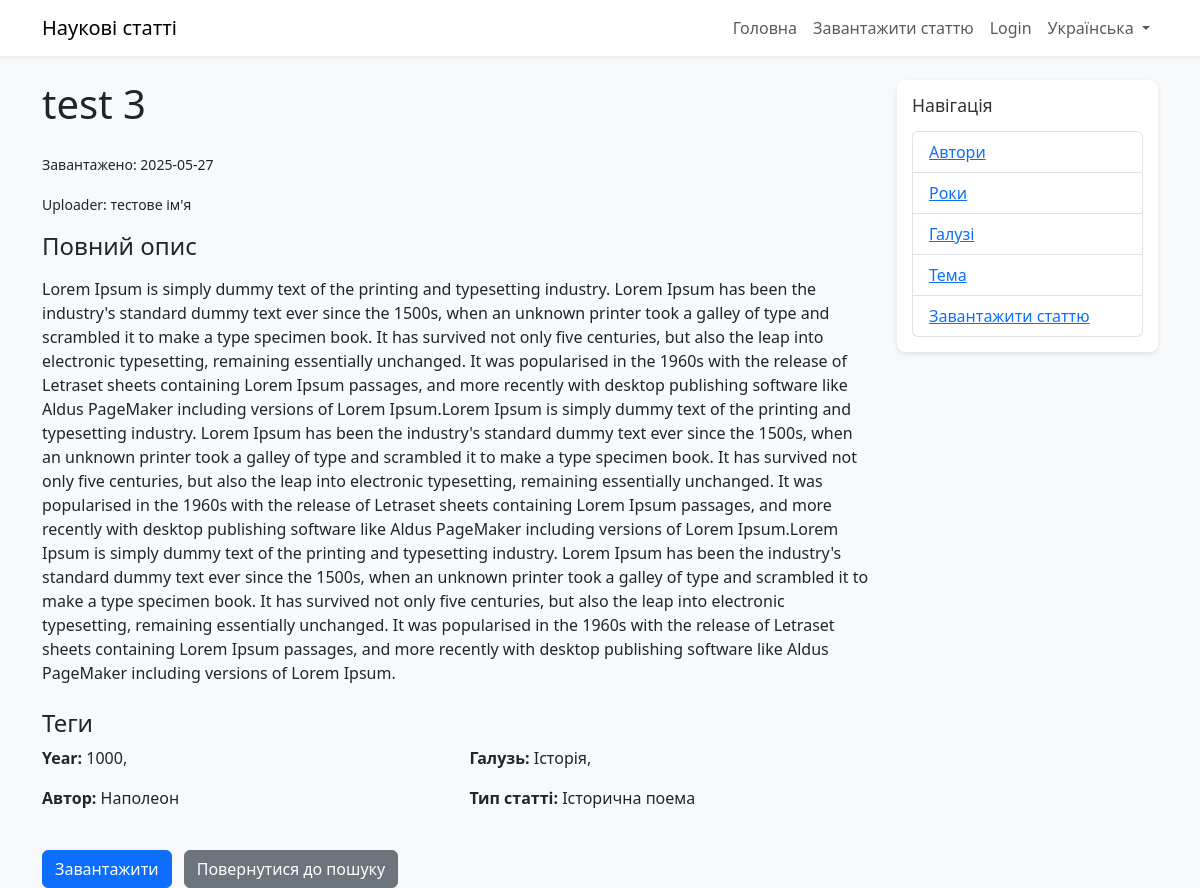
/uk/paper/2/, run on the app's committed database.
### papers/models.py (models this page shows, shortened)
class Paper(models.Model):
    title = models.CharField(max_length=200)
    description = models.TextField()
    creation_year = models.IntegerField(null=True, blank=True)  # Made optional
    file = models.FileField(upload_to='papers/')
    upload_date = models.DateTimeField(auto_now_add=True)
    view_count = models.IntegerField(default=0)
    tags = models.ManyToManyField('Tag', related_name='papers')
    uploader_name = models.CharField(max_length=100, blank=True, null=True)  # For unauthenticated users
    STATUS_CHOICES = (
        ('pending', 'Pending'),
        ('approved', 'Approved'),
        ('rejected', 'Rejected'),
    )
    status = models.CharField(max_length=20, choices=STATUS_CHOICES, default='pending')

class Tag(models.Model):
    name = models.CharField(max_length=100)
    category = models.CharField(max_length=50)
    STATUS_CHOICES = (
        ('pending', 'Pending'),
        ('approved', 'Approved'),
        ('rejected', 'Rejected'),
    )
    status = models.CharField(max_length=20, choices=STATUS_CHOICES, default='approved')  # Existing tags are approved

### papers/views.py (the view)
# urls.py: path('paper/<int:paper_id>/', views.paper_detail, name='paper_detail'),
def paper_detail(request, paper_id):
    paper = get_object_or_404(Paper, id=paper_id)
    all_tags = paper.tags.all()  # Get all tags associated with the paper
    return render(request, 'papers/paper_detail.html', {'paper': paper, 'all_tags': all_tags})

### papers/templates/papers/paper_detail.html (shortened to what this page needs)
<!DOCTYPE html>
{% load i18n static %}
{% get_current_language as LANGUAGE_CODE %}
{% get_language_info for LANGUAGE_CODE as lang_info %}
<html lang="{{ LANGUAGE_CODE }}">
<head>
    <link href="https://cdn.jsdelivr.net/npm/bootstrap@5.3.0/dist/css/bootstrap.min.css" rel="stylesheet">
    <link rel="stylesheet" href="{% static 'papers/css/styles.css' %}">
</head>
<body class="bg-light">
    <nav class="navbar navbar-expand-lg navbar-light bg-white shadow-sm">
        <div class="container">
            <a class="navbar-brand" href="{% url 'home' %}">{% trans "Наукові статті" %}</a>
            <div class="collapse navbar-collapse" id="navbarNav">
                <ul class="navbar-nav ms-auto">
                    <li class="nav-item">
                        <a class="nav-link" href="{% url 'home' %}">{% trans "Головна" %}</a>
                    </li>
                    <li class="nav-item">
                        <a class="nav-link" href="{% url 'upload_paper' %}">{% trans "Завантажити статтю" %}</a>
                    </li>
                    {% if user.is_authenticated %}
                    <li class="nav-item">
                        <a class="nav-link" href="{% url 'logout' %}">{% trans "Logout" %}</a>
                    </li>
                    {% else %}
                    <li class="nav-item">
                        <a class="nav-link" href="{% url 'login' %}">{% trans "Login" %}</a>
                    </li>
                    {% endif %}
                    <li class="nav-item dropdown">
                        <a class="nav-link dropdown-toggle" href="#" id="languageDropdown" role="button" data-bs-toggle="dropdown">
                            {{ lang_info.name_local }}
                        </a>
                    </li>
                </ul>
            </div>
        </div>
    </nav>
    <div class="container mt-4">
        <div class="row">
            <div class="col-lg-9">
                <h1 class="mb-4">{{ paper.title }}</h1>
                <p><small>{% trans "Uploaded" %}: {{ paper.upload_date|date:"Y-m-d" }}</small></p>
                {% if paper.uploader_name %}
                <p><small>{% trans "Uploader" %}: {{ paper.uploader_name }}</small></p>
                {% endif %}
                <div class="mb-4">
                    <h4>{% trans "Full Description" %}</h4>
                    <p>{{ paper.description|linebreaks }}</p>
                </div>
                <div class="mb-4">
                    <h4>{% trans "Tags" %}</h4>
                    {% if all_tags %}
                    <div class="row">
                        <div class="col-md-6">
                            <p><strong>{% trans "Year" %}:</strong>
                                {% for tag in all_tags %}
                                    {% if tag.category == 'year' %}{{ tag.name }}{% if not forloop.last and not forloop.first %}, {% endif %}{% endif %}
                                {% endfor %}
                            </p>
                            <p><strong>{% trans "Author" %}:</strong>
                                {% for tag in all_tags %}
                                    {% if tag.category == 'author' %}{{ tag.name }}{% if not forloop.last and not forloop.first %}, {% endif %}{% endif %}
                                {% endfor %}
                            </p>
                        </div>
                        <div class="col-md-6">
                            <p><strong>{% trans "Field" %}:</strong>
                                {% for tag in all_tags %}
                                    {% if tag.category == 'field' %}{{ tag.name }}{% if not forloop.last and not forloop.first %}, {% endif %}{% endif %}
                                {% endfor %}
                            </p>
                            <p><strong>{% trans "Paper Type" %}:</strong>
                                {% for tag in all_tags %}
                                    {% if tag.category == 'paper_type' %}{{ tag.name }}{% if not forloop.last and not forloop.first %}, {% endif %}{% endif %}
                                {% endfor %}
                            </p>
                        </div>
                    </div>
                    {% else %}
                    <p>{% trans "No tags associated with this paper" %}</p>
                    {% endif %}
                </div>
                <a href="{{ paper.file.url }}" class="btn btn-primary" target="_blank">{% trans "Завантажити" %}</a>
                <a href="{% url 'search_results' %}" class="btn btn-secondary ms-2">{% trans "Back to Search" %}</a>
            </div>
            <div class="col-lg-3">
                <div class="sidebar">
                    <h5>{% trans "Навігація" %}</h5>
                    <ul class="list-group">
                        <li class="list-group-item">
                            <a href="{% url 'tag_list' 'author' %}">{% trans "All Authors" %}</a>
                        </li>
                        <li class="list-group-item">
                            <a href="{% url 'tag_list' 'year' %}">{% trans "All Years" %}</a>
                        </li>
                        <li class="list-group-item">
                            <a href="{% url 'tag_list' 'field' %}">{% trans "All Fields" %}</a>
                        </li>
                        <li class="list-group-item">
                            <a href="{% url 'tag_list' 'paper_type' %}">{% trans "All Paper Types" %}</a>
                        </li>
                        <li class="list-group-item">
                            <a href="{% url 'upload_paper' %}">{% trans "Завантажити статтю" %}</a>
                        </li>
                    </ul>
                </div>
            </div>
        </div>
    </div>
</body>
</html>

### papers/static/papers/css/styles.css (style rules this page uses)
.sidebar { background-color: #fff; padding: 15px; border-radius: 8px; box-shadow: 0 2px 5px rgba(0, 0, 0, 0.1); }
.sidebar h5 { margin-bottom: 15px; font-size: 1.1rem; color: #333; }

### data on the page
Paper: title "test 3", upload_date "2025-05-27", uploader_name "тестове ім'я", description "Lorem Ipsum is simply dummy text of the printing and typesetting industry. Lorem Ipsum has been the industry's standard dummy text ever since the 1500s, when an unknown printer took a galley of type and scrambled it to make a type specimen book. It has survived not only five centuries, but also the leap into electronic typesetting, remaining essentially unchanged. It was popularised in the 1960s with the release of Letraset sheets containing Lorem Ipsum passages, and more recently with desktop publishing software like Aldus PageMaker including versions of Lorem Ipsum.Lorem Ipsum is simply dummy text of the printing and typesetting industry. Lorem Ipsum has been the industry's standard dummy…"
Tag: name "1000"
Tag: name "Наполеон"
Tag: name "Історія"
Tag: name "Історична поема"

### other printed values
{{ lang_info.name_local }} "Українська"
